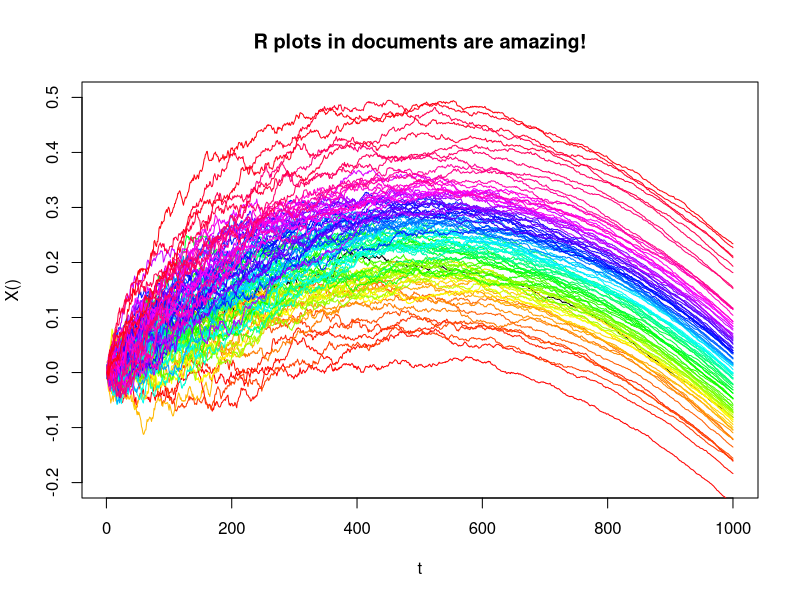

This figure's R source:
## ---- chunk 1
X = function(A=1,B=-2,C=-1.5,D=-3,n=1000)
{
  dt = 1/n
  dX = (A + B*(1:n)*dt)*dt + exp( C + D*(1:n)*dt ) * sqrt(dt) * rnorm(n)
  return( cumsum(dX) )
}
library("graphics")
clr = rainbow(100)
plot(X(),type='l',xlab="t",ylim=c(-0.2,0.5),main="R plots in documents are amazing!")
H = matrix( nrow = 100 , ncol = 1000 )
for( i in 1:100 ){ H[i,] = X() }
idx = sort(H[,1000],index.return=T)
H = H[ idx$ix , ]
for( i in 1:100 )
  {lines( H[i,] , type='l' , col=clr[i] )}
## ---- chunk 2
# This code runs
1+3
